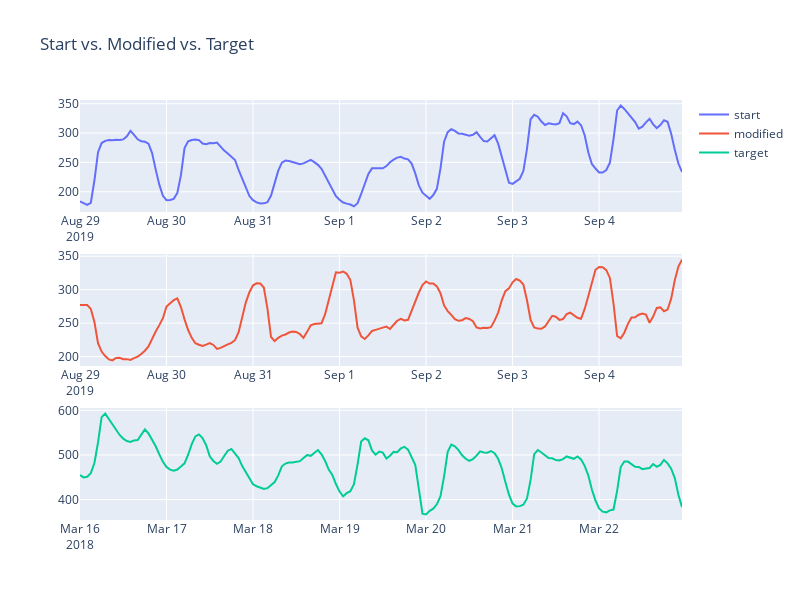

The notebook cell saved with this chart:
### Code cell
fig = make_subplots(rows=3, cols=1)

fig.add_trace(go.Line(x=data[start_ts_index].index, y=data[start_ts_index]["grid1-load"], name="start"), row=1, col=1)
fig.add_trace(go.Line(x=solution_ts.index, y=solution_ts, name="modified"), row=2, col=1)
fig.add_trace(go.Line(x=data[target_ts_index].index, y=data[target_ts_index]["grid1-load"], name="target"), row=3, col=1)

fig.update_layout(height=600, width=800, title_text=f"Start vs. Modified vs. Target")

fig.show()

### Figure 1 — Plotly figure (JSON) as saved in the notebook; plotly's stock layout.template omitted (floating-point values rounded to 4 significant figures; data arrays with more than 128 entries replaced by an {"elided": "..."} marker saying what was removed)
{"data": [{"name": "start", "type": "scatter", "x": {"elided": "168 str values"}, "xaxis": "x", "y": {"elided": "168 float values"}, "yaxis": "y"}, {"name": "modified", "type": "scatter", "x": {"elided": "168 str values"}, "xaxis": "x2", "y": {"elided": "168 float values"}, "yaxis": "y2"}, {"name": "target", "type": "scatter", "x": {"elided": "168 str values"}, "xaxis": "x3", "y": {"elided": "168 float values"}, "yaxis": "y3"}], "layout": {"height": 600, "title": {"text": "Start vs. Modified vs. Target"}, "width": 800, "xaxis": {"anchor": "y", "domain": [0, 1]}, "xaxis2": {"anchor": "y2", "domain": [0, 1]}, "xaxis3": {"anchor": "y3", "domain": [0, 1]}, "yaxis": {"anchor": "x", "domain": [0.7333, 1]}, "yaxis2": {"anchor": "x2", "domain": [0.3667, 0.6333]}, "yaxis3": {"anchor": "x3", "domain": [0, 0.2667]}}}
